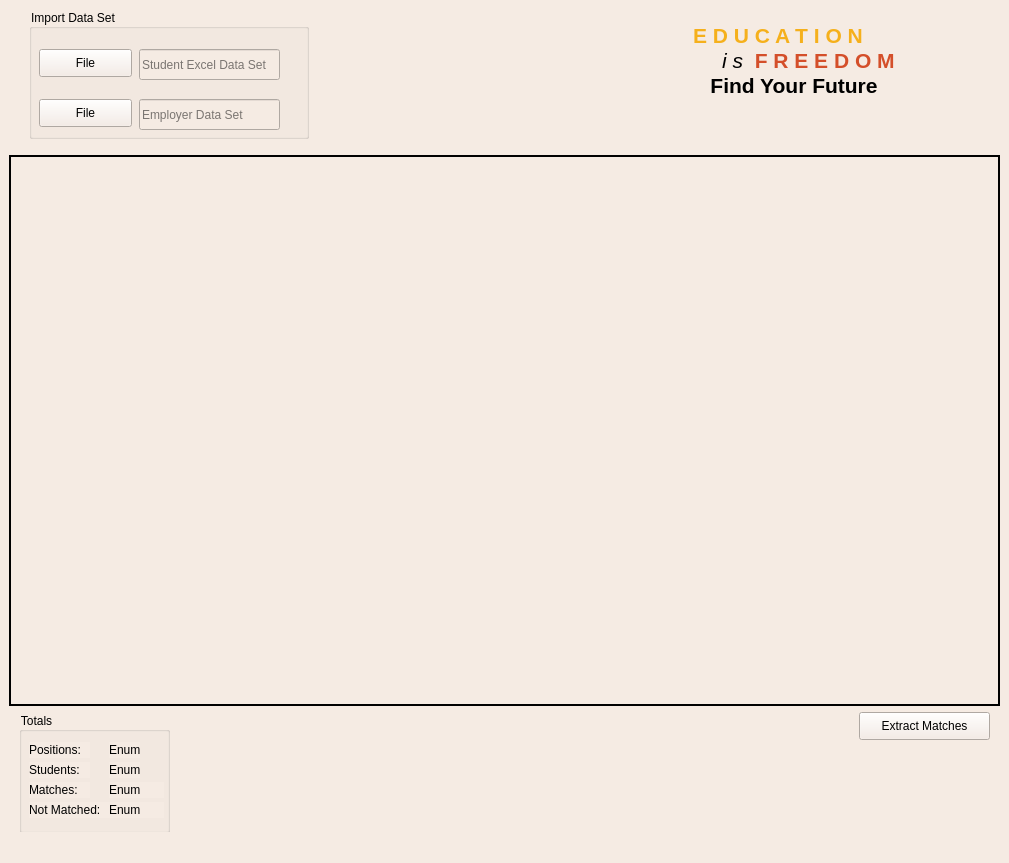
<?xml version="1.0" encoding="UTF-8"?>
<ui version="4.0">
 <class>MainWindow</class>
 <widget class="QMainWindow" name="MainWindow">
  <property name="geometry">
   <rect>
    <x>0</x>
    <y>0</y>
    <width>1009</width>
    <height>863</height>
   </rect>
  </property>
  <property name="windowTitle">
   <string>Matching Tool</string>
  </property>
  <property name="windowIcon">
   <iconset>
    <normaloff>Working Directory/flame_eBQ_icon.ico</normaloff>Working Directory/flame_eBQ_icon.ico</iconset>
  </property>
  <property name="styleSheet">
   <string notr="true">background: rgb(245, 235, 227)</string>
  </property>
  <widget class="QWidget" name="centralwidget">
   <layout class="QVBoxLayout" name="verticalLayout">
    <item>
     <widget class="QFrame" name="frame_2">
      <property name="minimumSize">
       <size>
        <width>0</width>
        <height>140</height>
       </size>
      </property>
      <property name="maximumSize">
       <size>
        <width>16777215</width>
        <height>140</height>
       </size>
      </property>
      <property name="frameShape">
       <enum>QFrame::NoFrame</enum>
      </property>
      <property name="frameShadow">
       <enum>QFrame::Plain</enum>
      </property>
      <widget class="QGroupBox" name="groupBox">
       <property name="geometry">
        <rect>
         <x>20</x>
         <y>0</y>
         <width>280</width>
         <height>130</height>
        </rect>
       </property>
       <property name="minimumSize">
        <size>
         <width>40</width>
         <height>130</height>
        </size>
       </property>
       <property name="maximumSize">
        <size>
         <width>280</width>
         <height>16777215</height>
        </size>
       </property>
       <property name="title">
        <string>Import Data Set</string>
       </property>
       <widget class="QPushButton" name="pushButton">
        <property name="geometry">
         <rect>
          <x>10</x>
          <y>40</y>
          <width>93</width>
          <height>28</height>
         </rect>
        </property>
        <property name="text">
         <string>File</string>
        </property>
       </widget>
       <widget class="QPushButton" name="pushButton_2">
        <property name="geometry">
         <rect>
          <x>10</x>
          <y>90</y>
          <width>93</width>
          <height>28</height>
         </rect>
        </property>
        <property name="text">
         <string>File</string>
        </property>
       </widget>
       <widget class="QLineEdit" name="lineEdit">
        <property name="geometry">
         <rect>
          <x>110</x>
          <y>40</y>
          <width>141</width>
          <height>31</height>
         </rect>
        </property>
        <property name="readOnly">
         <bool>true</bool>
        </property>
        <property name="placeholderText">
         <string>Student Excel Data Set</string>
        </property>
        <property name="clearButtonEnabled">
         <bool>false</bool>
        </property>
       </widget>
       <widget class="QLineEdit" name="lineEdit_2">
        <property name="geometry">
         <rect>
          <x>110</x>
          <y>90</y>
          <width>141</width>
          <height>31</height>
         </rect>
        </property>
        <property name="text">
         <string/>
        </property>
        <property name="readOnly">
         <bool>true</bool>
        </property>
        <property name="placeholderText">
         <string>Employer Data Set</string>
        </property>
       </widget>
      </widget>
      <widget class="QTextBrowser" name="textBrowser">
       <property name="geometry">
        <rect>
         <x>680</x>
         <y>10</y>
         <width>301</width>
         <height>121</height>
        </rect>
       </property>
       <property name="frameShape">
        <enum>QFrame::NoFrame</enum>
       </property>
       <property name="frameShadow">
        <enum>QFrame::Plain</enum>
       </property>
       <property name="html">
        <string>&lt;!DOCTYPE HTML PUBLIC &quot;-//W3C//DTD HTML 4.0//EN&quot; &quot;http://www.w3.org/TR/REC-html40/strict.dtd&quot;&gt;
&lt;html&gt;&lt;head&gt;&lt;meta name=&quot;qrichtext&quot; content=&quot;1&quot; /&gt;&lt;style type=&quot;text/css&quot;&gt;
p, li { white-space: pre-wrap; }
&lt;/style&gt;&lt;/head&gt;&lt;body style=&quot; font-family:'MS Shell Dlg 2'; font-size:7.8pt; font-weight:400; font-style:normal;&quot;&gt;
&lt;p style=&quot; margin-top:0px; margin-bottom:0px; margin-left:0px; margin-right:0px; -qt-block-indent:0; text-indent:0px;&quot;&gt;&lt;span style=&quot; font-size:16pt; font-weight:600; color:#f5b01c;&quot;&gt;E D U C A T I O N&lt;/span&gt;&lt;/p&gt;
&lt;p style=&quot; margin-top:0px; margin-bottom:0px; margin-left:0px; margin-right:0px; -qt-block-indent:0; text-indent:0px;&quot;&gt;&lt;span style=&quot; font-size:16pt; font-weight:600; color:#f5b01c;&quot;&gt;     &lt;/span&gt;&lt;span style=&quot; font-size:16pt; font-style:italic; color:#000000;&quot;&gt;i s&lt;/span&gt;&lt;span style=&quot; font-size:16pt; font-weight:600; color:#000000;&quot;&gt;  &lt;/span&gt;&lt;span style=&quot; font-size:16pt; font-weight:600; color:#d44f2a;&quot;&gt;F R E E D O M&lt;/span&gt;&lt;/p&gt;
&lt;p style=&quot; margin-top:0px; margin-bottom:0px; margin-left:0px; margin-right:0px; -qt-block-indent:0; text-indent:0px;&quot;&gt;&lt;span style=&quot; font-size:16pt; font-weight:600; color:#d44f2a;&quot;&gt;   &lt;/span&gt;&lt;span style=&quot; font-size:16pt; font-weight:600; color:#000000;&quot;&gt;Find Your Future&lt;/span&gt;&lt;/p&gt;&lt;/body&gt;&lt;/html&gt;</string>
       </property>
      </widget>
      <widget class="QLabel" name="label_9">
       <property name="geometry">
        <rect>
         <x>650</x>
         <y>20</y>
         <width>21</width>
         <height>91</height>
        </rect>
       </property>
       <property name="text">
        <string/>
       </property>
       <property name="pixmap">
        <pixmap>Asset 3.png</pixmap>
       </property>
      </widget>
     </widget>
    </item>
    <item>
     <widget class="QTreeView" name="treeView">
      <property name="minimumSize">
       <size>
        <width>0</width>
        <height>80</height>
       </size>
      </property>
      <property name="frameShape">
       <enum>QFrame::WinPanel</enum>
      </property>
      <property name="frameShadow">
       <enum>QFrame::Plain</enum>
      </property>
      <property name="dragEnabled">
       <bool>true</bool>
      </property>
      <property name="alternatingRowColors">
       <bool>true</bool>
      </property>
      <property name="selectionMode">
       <enum>QAbstractItemView::MultiSelection</enum>
      </property>
      <property name="sortingEnabled">
       <bool>true</bool>
      </property>
      <attribute name="headerHighlightSections">
       <bool>true</bool>
      </attribute>
      <attribute name="headerShowSortIndicator" stdset="0">
       <bool>true</bool>
      </attribute>
     </widget>
    </item>
    <item>
     <widget class="QFrame" name="frame">
      <property name="minimumSize">
       <size>
        <width>0</width>
        <height>120</height>
       </size>
      </property>
      <property name="maximumSize">
       <size>
        <width>16777215</width>
        <height>190</height>
       </size>
      </property>
      <property name="frameShape">
       <enum>QFrame::NoFrame</enum>
      </property>
      <property name="frameShadow">
       <enum>QFrame::Plain</enum>
      </property>
      <widget class="QGroupBox" name="groupBox_2">
       <property name="geometry">
        <rect>
         <x>10</x>
         <y>0</y>
         <width>151</width>
         <height>121</height>
        </rect>
       </property>
       <property name="title">
        <string>Totals</string>
       </property>
       <widget class="QLabel" name="label_3">
        <property name="geometry">
         <rect>
          <x>10</x>
          <y>30</y>
          <width>61</width>
          <height>16</height>
         </rect>
        </property>
        <property name="text">
         <string>Positions:</string>
        </property>
       </widget>
       <widget class="QLabel" name="label_4">
        <property name="geometry">
         <rect>
          <x>10</x>
          <y>50</y>
          <width>61</width>
          <height>16</height>
         </rect>
        </property>
        <property name="text">
         <string>Students:</string>
        </property>
       </widget>
       <widget class="QLabel" name="label">
        <property name="geometry">
         <rect>
          <x>10</x>
          <y>70</y>
          <width>61</width>
          <height>16</height>
         </rect>
        </property>
        <property name="text">
         <string>Matches:</string>
        </property>
       </widget>
       <widget class="QLabel" name="label_5">
        <property name="geometry">
         <rect>
          <x>10</x>
          <y>90</y>
          <width>81</width>
          <height>16</height>
         </rect>
        </property>
        <property name="text">
         <string>Not Matched:</string>
        </property>
       </widget>
       <widget class="QLabel" name="label_2">
        <property name="geometry">
         <rect>
          <x>90</x>
          <y>30</y>
          <width>31</width>
          <height>16</height>
         </rect>
        </property>
        <property name="text">
         <string>Enum</string>
        </property>
       </widget>
       <widget class="QLabel" name="label_6">
        <property name="geometry">
         <rect>
          <x>90</x>
          <y>50</y>
          <width>31</width>
          <height>16</height>
         </rect>
        </property>
        <property name="text">
         <string>Enum</string>
        </property>
       </widget>
       <widget class="QLabel" name="label_7">
        <property name="geometry">
         <rect>
          <x>90</x>
          <y>70</y>
          <width>55</width>
          <height>16</height>
         </rect>
        </property>
        <property name="text">
         <string>Enum</string>
        </property>
       </widget>
       <widget class="QLabel" name="label_8">
        <property name="geometry">
         <rect>
          <x>90</x>
          <y>90</y>
          <width>55</width>
          <height>16</height>
         </rect>
        </property>
        <property name="text">
         <string>Enum</string>
        </property>
       </widget>
      </widget>
      <widget class="QPushButton" name="pushButton_3">
       <property name="geometry">
        <rect>
         <x>850</x>
         <y>0</y>
         <width>131</width>
         <height>28</height>
        </rect>
       </property>
       <property name="text">
        <string>Extract Matches</string>
       </property>
      </widget>
     </widget>
    </item>
   </layout>
  </widget>
  <widget class="QStatusBar" name="statusbar"/>
 </widget>
 <resources/>
 <connections/>
</ui>
